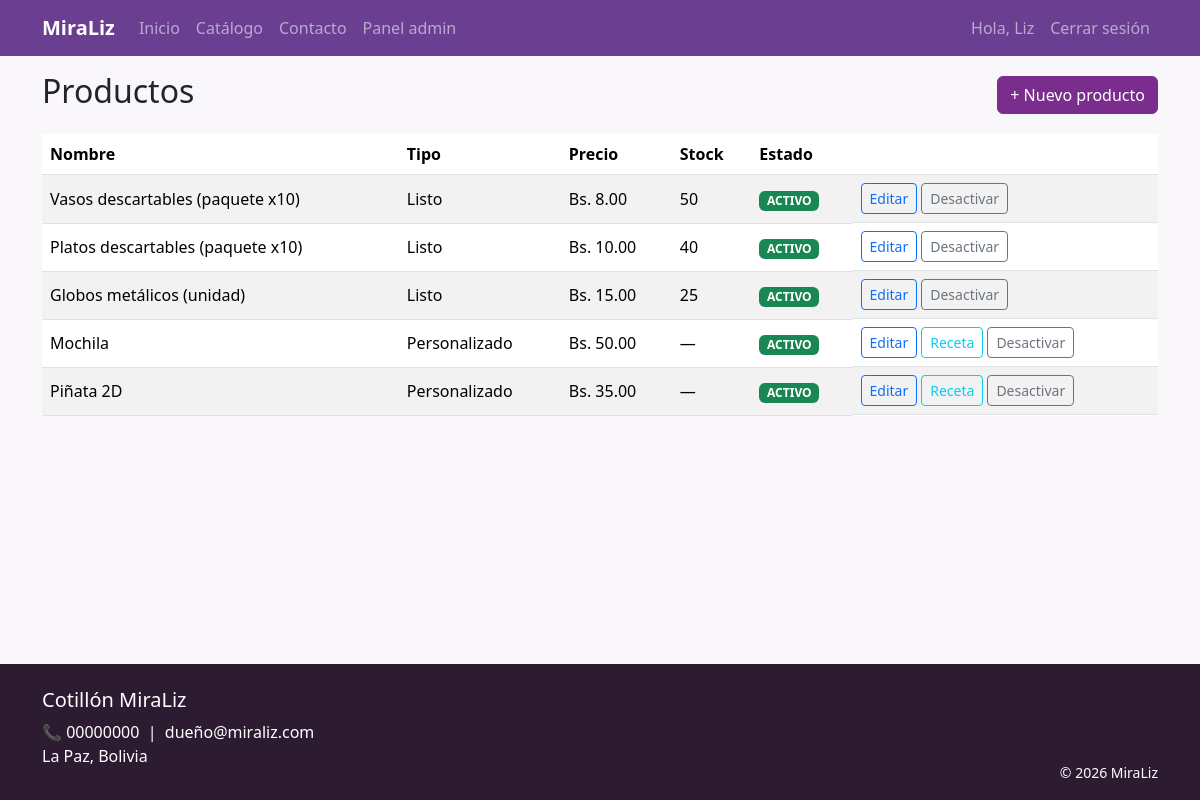
The app's page /admin/productos (signed in) with its own data.
### models/usuario.py (models this page shows, shortened)
class Usuario(UserMixin, db.Model):
    __tablename__ = "usuarios"
    id = db.Column(db.Integer, primary_key=True)
    nombre_completo = db.Column(db.String(150), nullable=False)
    correo = db.Column(db.String(150), unique=True, nullable=False, index=True)
    telefono = db.Column(db.String(30))
    direccion = db.Column(db.String(250))
    password_hash = db.Column(db.String(255), nullable=False)
    rol = db.Column(db.String(20), nullable=False, default="CLIENTE")
    estado = db.Column(db.String(20), nullable=False, default="ACTIVO")
    horas_disponibles = db.Column(db.Float, default=0)  # solo relevante para EMPLEADO
    fecha_registro = db.Column(db.DateTime, default=datetime.utcnow)
    correo_verificado = db.Column(db.Boolean, default=False)
    pedidos = db.relationship("Pedido", backref="cliente", lazy=True,
                               foreign_keys="Pedido.usuario_id")
    @property
    def is_active(self):
        return self.estado == "ACTIVO"

### models/inventario.py (models this page shows, shortened)
class Producto(db.Model):
    __tablename__ = "productos"
    id = db.Column(db.Integer, primary_key=True)
    nombre = db.Column(db.String(150), nullable=False)
    descripcion = db.Column(db.Text)
    categoria = db.Column(db.String(80))
    precio = db.Column(db.Float, nullable=False, default=0)
    imagen = db.Column(db.String(250), default="default.png")
    tipo = db.Column(db.String(30), nullable=False, default="PRODUCTO_LISTO")
    stock = db.Column(db.Integer, default=0)
    estado = db.Column(db.String(20), nullable=False, default="ACTIVO")
    horas_estimadas = db.Column(db.Float, default=0)  # para cálculo de capacidad de producción
    receta = db.relationship("RecetaInsumo", backref="producto", lazy=True,
                              cascade="all, delete-orphan")

### routes/admin.py (the view)
@bp.route("/productos")
def productos():
    return render_template("admin/productos.html", productos=Producto.query.all())

### routes/admin.py (called while the page is built)
@bp.before_request
@login_required
@rol_requerido("DUENO")
def _restringir_a_dueno():
    pass

### templates/admin/productos.html (shortened to what this page needs)
{% extends "base.html" %}
{% block content %}
<div class="d-flex justify-content-between align-items-center mb-3">
    <h2>Productos</h2>
    <a href="{{ url_for('admin.producto_nuevo') }}" class="btn btn-primary-miraliz">+ Nuevo producto</a>
</div>
<table class="table bg-white table-striped align-middle">
    <thead><tr><th>Nombre</th><th>Tipo</th><th>Precio</th><th>Stock</th><th>Estado</th><th></th></tr></thead>
    <tbody>
    {% for p in productos %}
        <tr>
            <td>{{ p.nombre }}</td>
            <td>{{ "Personalizado" if p.tipo == "PRODUCTO_PERSONALIZADO" else "Listo" }}</td>
            <td>Bs. {{ "%.2f"|format(p.precio) }}</td>
            <td>{{ p.stock if p.tipo == "PRODUCTO_LISTO" else "—" }}</td>
            <td><span class="badge {{ 'bg-success' if p.estado == 'ACTIVO' else 'bg-secondary' }}">{{ p.estado }}</span></td>
            <td class="d-flex gap-1">
                <a href="{{ url_for('admin.producto_editar', producto_id=p.id) }}" class="btn btn-sm btn-outline-primary">Editar</a>
                {% if p.tipo == "PRODUCTO_PERSONALIZADO" %}
                <a href="{{ url_for('admin.receta', producto_id=p.id) }}" class="btn btn-sm btn-outline-info">Receta</a>
                {% endif %}
                <form method="post" action="{{ url_for('admin.producto_toggle_estado', producto_id=p.id) }}">
                    <button class="btn btn-sm btn-outline-secondary">{{ "Desactivar" if p.estado == "ACTIVO" else "Activar" }}</button>
                </form>
            </td>
        </tr>
    {% endfor %}
    </tbody>
</table>
{% endblock %}

### templates/base.html (shortened to what this page needs)
<!DOCTYPE html>
<html lang="es">
<head>
    <link href="https://cdn.jsdelivr.net/npm/bootstrap@5.3.3/dist/css/bootstrap.min.css" rel="stylesheet">
    <link href="{{ url_for('static', filename='css/estilo.css') }}" rel="stylesheet">
    <link rel="stylesheet" href="https://cdn.jsdelivr.net/npm/bootstrap-icons@1.11.3/font/bootstrap-icons.min.css">
</head>
<body>
<nav class="navbar navbar-expand-lg navbar-dark" style="background-color:#6a3f92;">
    <div class="container">
        <a class="navbar-brand fw-bold" href="{{ url_for('public.index') }}">MiraLiz</a>
        <div class="collapse navbar-collapse" id="navMenu">
            <ul class="navbar-nav me-auto mb-2 mb-lg-0">
                <li class="nav-item"><a class="nav-link" href="{{ url_for('public.index') }}">Inicio</a></li>
                <li class="nav-item"><a class="nav-link" href="{{ url_for('public.catalogo') }}">Catálogo</a></li>
                <li class="nav-item"><a class="nav-link" href="{{ url_for('public.contacto') }}">Contacto</a></li>
                {% if current_user.is_authenticated and current_user.rol == 'DUENO' %}
                    <li class="nav-item"><a class="nav-link" href="{{ url_for('admin.dashboard') }}">Panel admin</a></li>
                {% elif current_user.is_authenticated and current_user.rol == 'EMPLEADO' %}
                    <li class="nav-item"><a class="nav-link" href="{{ url_for('empleado.dashboard') }}">Panel empleado</a></li>
                {% elif current_user.is_authenticated and current_user.rol == 'CLIENTE' %}
                    <li class="nav-item"><a class="nav-link" href="{{ url_for('cliente.dashboard') }}">Mi panel</a></li>
                    <li class="nav-item"><a class="nav-link" href="{{ url_for('cliente.ver_carrito') }}">🛒 Carrito</a></li>
                {% endif %}
            </ul>
            <ul class="navbar-nav">
                {% if current_user.is_authenticated %}
                    <li class="nav-item"><span class="nav-link">Hola, {{ current_user.nombre_completo.split(' ')[0] }}</span></li>
                    <li class="nav-item"><a class="nav-link" href="{{ url_for('auth.logout') }}">Cerrar sesión</a></li>
                {% else %}
                    <li class="nav-item"><a class="nav-link" href="{{ url_for('auth.login') }}">Iniciar sesión</a></li>
                    <li class="nav-item"><a class="btn btn-light btn-sm ms-2" href="{{ url_for('auth.registro') }}">Registrarse</a></li>
                {% endif %}
            </ul>
        </div>
    </div>
</nav>
<main class="container mb-5">
    {% block content %}{% endblock %}
</main>
<footer class="text-white pt-4 pb-3 mt-auto" style="background-color:#2d1b32;">
    <div class="container d-flex flex-wrap justify-content-between">
        <div>
            <h5>Cotillón MiraLiz</h5>
            <p class="mb-0">📞 00000000 &nbsp;|&nbsp; dueño@miraliz.com</p>
            <p>La Paz, Bolivia</p>
        </div>
        <div class="align-self-end">
            <small>&copy; 2026 MiraLiz</small>
        </div>
    </div>
</footer>
</body>
</html>

### static/css/estilo.css (style rules this page uses)
body { display: flex; flex-direction: column; min-height: 100vh; background-color: #faf7fb; }
main { flex: 1; }
.btn-primary-miraliz { background-color: #7b2d8e; border-color: #7b2d8e; color: white; }

### records on screen
Usuario: nombre_completo "Liz"
Producto: nombre "Vasos descartables (paquete x10)", tipo "Listo", precio "8.00", tipo+stock "50", estado "ACTIVO", estado "Desactivar"
Producto: nombre "Platos descartables (paquete x10)", tipo "Listo", precio "10.00", tipo+stock "40", estado "ACTIVO", estado "Desactivar"
Producto: nombre "Globos metálicos (unidad)", tipo "Listo", precio "15.00", tipo+stock "25", estado "ACTIVO", estado "Desactivar"
Producto: nombre "Mochila", tipo "Personalizado", precio "50.00", tipo "—", estado "ACTIVO", estado "Desactivar"
Producto: nombre "Piñata 2D", tipo "Personalizado", precio "35.00", tipo "—", estado "ACTIVO", estado "Desactivar"
